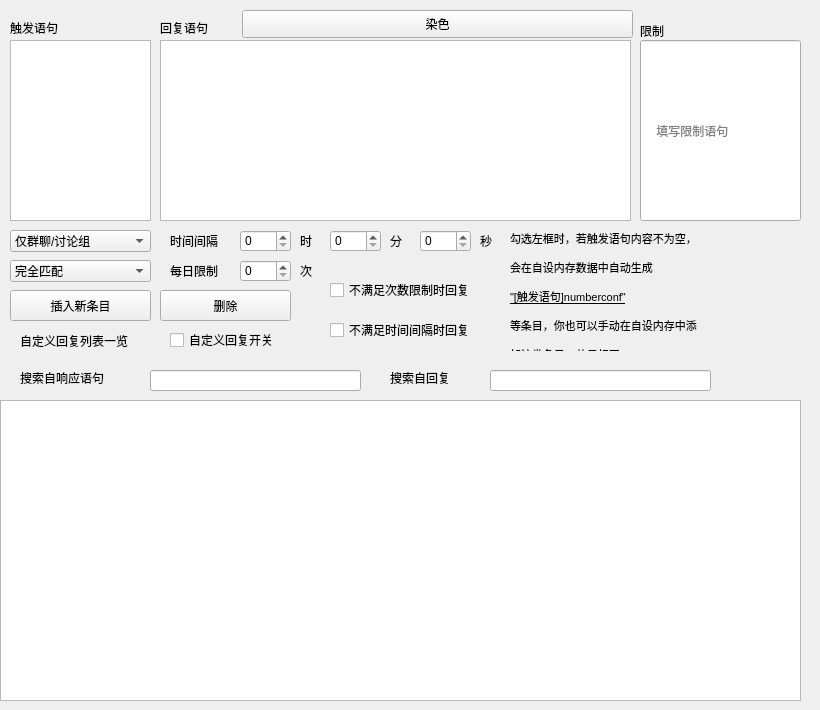
       <widget class="QWidget" name="tab">
        <attribute name="title">
         <string>自定义回复设置</string>
        </attribute>
        <widget class="QLabel" name="label">
         <property name="geometry">
          <rect>
           <x>20</x>
           <y>320</y>
           <width>151</width>
           <height>41</height>
          </rect>
         </property>
         <property name="text">
          <string>自定义回复列表一览</string>
         </property>
        </widget>
        <widget class="QPushButton" name="pushButton">
         <property name="geometry">
          <rect>
           <x>10</x>
           <y>290</y>
           <width>141</width>
           <height>31</height>
          </rect>
         </property>
         <property name="text">
          <string>插入新条目</string>
         </property>
        </widget>
        <widget class="QTextEdit" name="textEdit">
         <property name="geometry">
          <rect>
           <x>160</x>
           <y>40</y>
           <width>471</width>
           <height>181</height>
          </rect>
         </property>
        </widget>
        <widget class="QTableWidget" name="tableWidget">
         <property name="geometry">
          <rect>
           <x>0</x>
           <y>400</y>
           <width>801</width>
           <height>301</height>
          </rect>
         </property>
         <property name="editTriggers">
          <set>QAbstractItemView::NoEditTriggers</set>
         </property>
         <attribute name="horizontalHeaderVisible">
          <bool>false</bool>
         </attribute>
         <attribute name="horizontalHeaderCascadingSectionResizes">
          <bool>true</bool>
         </attribute>
         <attribute name="horizontalHeaderDefaultSectionSize">
          <number>111</number>
         </attribute>
         <attribute name="horizontalHeaderHighlightSections">
          <bool>true</bool>
         </attribute>
         <attribute name="verticalHeaderDefaultSectionSize">
          <number>37</number>
         </attribute>
         <column>
          <property name="text">
           <string>回复语句</string>
          </property>
         </column>
         <column>
          <property name="text">
           <string>触发语句</string>
          </property>
         </column>
         <column>
          <property name="text">
           <string>触发类型</string>
          </property>
         </column>
         <column>
          <property name="text">
           <string>限制群</string>
          </property>
         </column>
         <column>
          <property name="text">
           <string>触发时间间隔</string>
          </property>
         </column>
         <column>
          <property name="text">
           <string>每日限制</string>
          </property>
         </column>
         <column>
          <property name="text">
           <string>匹配类型</string>
          </property>
         </column>
        </widget>
        <widget class="QLabel" name="label_2">
         <property name="geometry">
          <rect>
           <x>10</x>
           <y>20</y>
           <width>72</width>
           <height>15</height>
          </rect>
         </property>
         <property name="text">
          <string>触发语句</string>
         </property>
        </widget>
        <widget class="QLabel" name="label_3">
         <property name="geometry">
          <rect>
           <x>160</x>
           <y>20</y>
           <width>72</width>
           <height>15</height>
          </rect>
         </property>
         <property name="text">
          <string>回复语句</string>
         </property>
        </widget>
        <widget class="QComboBox" name="comboBox">
         <property name="geometry">
          <rect>
           <x>10</x>
           <y>230</y>
           <width>141</width>
           <height>22</height>
          </rect>
         </property>
         <item>
          <property name="text">
           <string>仅群聊/讨论组</string>
          </property>
         </item>
         <item>
          <property name="text">
           <string>仅私聊</string>
          </property>
         </item>
         <item>
          <property name="text">
           <string>群聊/讨论组及私聊</string>
          </property>
         </item>
        </widget>
        <widget class="QSpinBox" name="spinBox">
         <property name="geometry">
          <rect>
           <x>240</x>
           <y>230</y>
           <width>51</width>
           <height>22</height>
          </rect>
         </property>
        </widget>
        <widget class="QLabel" name="label_4">
         <property name="geometry">
          <rect>
           <x>170</x>
           <y>230</y>
           <width>61</width>
           <height>21</height>
          </rect>
         </property>
         <property name="text">
          <string>时间间隔</string>
         </property>
        </widget>
        <widget class="QLabel" name="label_5">
         <property name="geometry">
          <rect>
           <x>170</x>
           <y>260</y>
           <width>72</width>
           <height>21</height>
          </rect>
         </property>
         <property name="text">
          <string>每日限制</string>
         </property>
        </widget>
        <widget class="QSpinBox" name="spinBox_2">
         <property name="geometry">
          <rect>
           <x>240</x>
           <y>260</y>
           <width>51</width>
           <height>22</height>
          </rect>
         </property>
        </widget>
        <widget class="QLabel" name="label_6">
         <property name="geometry">
          <rect>
           <x>640</x>
           <y>-10</y>
           <width>161</width>
           <height>81</height>
          </rect>
         </property>
         <property name="text">
          <string>限制</string>
         </property>
        </widget>
        <widget class="QLineEdit" name="lineEdit">
         <property name="geometry">
          <rect>
           <x>640</x>
           <y>40</y>
           <width>161</width>
           <height>181</height>
          </rect>
         </property>
         <property name="placeholderText">
          <string>    填写限制语句</string>
         </property>
        </widget>
        <widget class="QComboBox" name="comboBox_2">
         <property name="geometry">
          <rect>
           <x>10</x>
           <y>260</y>
           <width>141</width>
           <height>22</height>
          </rect>
         </property>
         <item>
          <property name="text">
           <string>完全匹配</string>
          </property>
         </item>
         <item>
          <property name="text">
           <string>模糊匹配</string>
          </property>
         </item>
         <item>
          <property name="text">
           <string>正则匹配</string>
          </property>
         </item>
        </widget>
        <widget class="QTextEdit" name="textEdit_2">
         <property name="geometry">
          <rect>
           <x>10</x>
           <y>40</y>
           <width>141</width>
           <height>181</height>
          </rect>
         </property>
         <property name="placeholderText">
          <string/>
         </property>
        </widget>
        <widget class="QPushButton" name="pushButton_2">
         <property name="geometry">
          <rect>
           <x>160</x>
           <y>290</y>
           <width>131</width>
           <height>31</height>
          </rect>
         </property>
         <property name="text">
          <string>删除</string>
         </property>
        </widget>
        <widget class="QCheckBox" name="checkBox">
         <property name="geometry">
          <rect>
           <x>170</x>
           <y>330</y>
           <width>181</width>
           <height>20</height>
          </rect>
         </property>
         <property name="text">
          <string>自定义回复开关</string>
         </property>
        </widget>
        <widget class="QLabel" name="label_10">
         <property name="geometry">
          <rect>
           <x>300</x>
           <y>230</y>
           <width>21</width>
           <height>21</height>
          </rect>
         </property>
         <property name="text">
          <string>时</string>
         </property>
        </widget>
        <widget class="QSpinBox" name="spinBox_3">
         <property name="geometry">
          <rect>
           <x>330</x>
           <y>230</y>
           <width>51</width>
           <height>22</height>
          </rect>
         </property>
        </widget>
        <widget class="QLabel" name="label_11">
         <property name="geometry">
          <rect>
           <x>390</x>
           <y>230</y>
           <width>21</width>
           <height>21</height>
          </rect>
         </property>
         <property name="text">
          <string>分</string>
         </property>
        </widget>
        <widget class="QSpinBox" name="spinBox_4">
         <property name="geometry">
          <rect>
           <x>420</x>
           <y>230</y>
           <width>51</width>
           <height>22</height>
          </rect>
         </property>
        </widget>
        <widget class="QLabel" name="label_12">
         <property name="geometry">
          <rect>
           <x>480</x>
           <y>230</y>
           <width>21</width>
           <height>21</height>
          </rect>
         </property>
         <property name="text">
          <string>秒</string>
         </property>
        </widget>
        <widget class="QLabel" name="label_13">
         <property name="geometry">
          <rect>
           <x>300</x>
           <y>260</y>
           <width>21</width>
           <height>21</height>
          </rect>
         </property>
         <property name="text">
          <string>次</string>
         </property>
        </widget>
        <widget class="QCheckBox" name="checkBox_2">
         <property name="geometry">
          <rect>
           <x>330</x>
           <y>320</y>
           <width>241</width>
           <height>20</height>
          </rect>
         </property>
         <property name="text">
          <string>不满足时间间隔时回复</string>
         </property>
        </widget>
        <widget class="QCheckBox" name="checkBox_3">
         <property name="geometry">
          <rect>
           <x>330</x>
           <y>280</y>
           <width>241</width>
           <height>20</height>
          </rect>
         </property>
         <property name="text">
          <string>不满足次数限制时回复</string>
         </property>
        </widget>
        <widget class="QLabel" name="label_7">
         <property name="geometry">
          <rect>
           <x>510</x>
           <y>230</y>
           <width>301</width>
           <height>121</height>
          </rect>
         </property>
         <property name="text">
          <string>&lt;!DOCTYPE HTML PUBLIC &quot;-//W3C//DTD HTML 4.0//EN&quot; &quot;http://www.w3.org/TR/REC-html40/strict.dtd&quot;&gt;
&lt;html&gt;&lt;head&gt;&lt;meta name=&quot;qrichtext&quot; content=&quot;1&quot; /&gt;&lt;style type=&quot;text/css&quot;&gt;
p, li { white-space: pre-wrap; }
&lt;/style&gt;&lt;/head&gt;&lt;body style=&quot; font-family:'SimSun'; font-size:9pt; font-weight:400; font-style:normal;&quot;&gt;
&lt;p style=&quot; margin-top:12px; margin-bottom:12px; margin-left:0px; margin-right:0px; -qt-block-indent:0; text-indent:0px;&quot;&gt;&lt;span style=&quot; font-size:8pt;&quot;&gt;勾选左框时，若触发语句内容不为空，&lt;/span&gt;&lt;/p&gt;
&lt;p style=&quot; margin-top:12px; margin-bottom:12px; margin-left:0px; margin-right:0px; -qt-block-indent:0; text-indent:0px;&quot;&gt;&lt;span style=&quot; font-size:8pt;&quot;&gt;会在自设内存数据中自动生成&lt;/span&gt;&lt;/p&gt;
&lt;p style=&quot; margin-top:12px; margin-bottom:12px; margin-left:0px; margin-right:0px; -qt-block-indent:0; text-indent:0px;&quot;&gt;&lt;span style=&quot; font-size:8pt; text-decoration: underline;&quot;&gt;&amp;quot;[触发语句]numberconf&amp;quot;&lt;/span&gt;&lt;/p&gt;
&lt;p style=&quot; margin-top:12px; margin-bottom:12px; margin-left:0px; margin-right:0px; -qt-block-indent:0; text-indent:0px;&quot;&gt;&lt;span style=&quot; font-size:8pt;&quot;&gt;等条目，你也可以手动在自设内存中添&lt;/span&gt;&lt;/p&gt;
&lt;p style=&quot; margin-top:12px; margin-bottom:12px; margin-left:0px; margin-right:0px; -qt-block-indent:0; text-indent:0px;&quot;&gt;&lt;span style=&quot; font-size:8pt;&quot;&gt;加该类条目，效果相同&lt;/span&gt;&lt;/p&gt;&lt;/body&gt;&lt;/html&gt;</string>
         </property>
        </widget>
        <widget class="QLineEdit" name="lineEdit_3">
         <property name="geometry">
          <rect>
           <x>150</x>
           <y>370</y>
           <width>211</width>
           <height>21</height>
          </rect>
         </property>
        </widget>
        <widget class="QLineEdit" name="lineEdit_6">
         <property name="geometry">
          <rect>
           <x>490</x>
           <y>370</y>
           <width>221</width>
           <height>21</height>
          </rect>
         </property>
        </widget>
        <widget class="QLabel" name="label_26">
         <property name="geometry">
          <rect>
           <x>20</x>
           <y>370</y>
           <width>131</width>
           <height>16</height>
          </rect>
         </property>
         <property name="text">
          <string>搜索自响应语句</string>
         </property>
        </widget>
        <widget class="QLabel" name="label_27">
         <property name="geometry">
          <rect>
           <x>390</x>
           <y>370</y>
           <width>91</width>
           <height>16</height>
          </rect>
         </property>
         <property name="text">
          <string>搜索自回复</string>
         </property>
        </widget>
        <widget class="QPushButton" name="pushButton_9">
         <property name="geometry">
          <rect>
           <x>242</x>
           <y>10</y>
           <width>391</width>
           <height>28</height>
          </rect>
         </property>
         <property name="text">
          <string>染色</string>
         </property>
        </widget>
       </widget>
